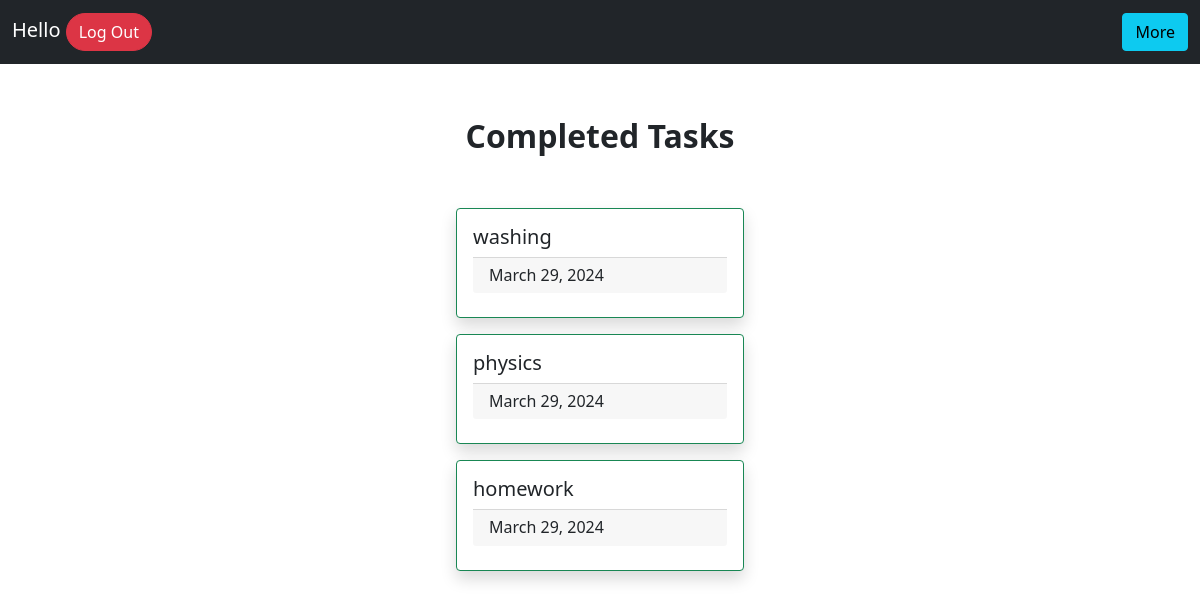
/completed_tasks/2/, run on the app's committed database.
### todo_app/models.py (models this page shows, shortened)
class Tasklist(models.Model):
    username=models.ForeignKey(User, on_delete=models.CASCADE)
    title= models.CharField(max_length=200,null=False)
    status=models.CharField(max_length=10,default="Incomplete")
    created_on=models.DateField(auto_now_add=True)

### todo_app/views.py (the view)
# urls.py: path('completed_tasks/<int:pk>/',views.completed_tasks,name="completed_tasks"),
def completed_tasks(request,pk):
    tasks=Tasklist.objects.filter(username=User.objects.get(pk=pk),status="Completed").order_by('-id')
    context={
        'tasks':tasks,
    }
    return render(request,"completed_tasks.html",context)

### templates/completed_tasks.html (shortened to what this page needs)
<!DOCTYPE html>
<html>
    <head>
        <link href="https://cdn.jsdelivr.net/npm/bootstrap@5.0.2/dist/css/bootstrap.min.css" rel="stylesheet">
    </head>
    <body>
        {% include "navbar.html" %}
        <div class="d-flex justify-content-center align-items-center flex-column">
        <div class="fs-2 fw-bold mb-5">Completed Tasks</div>
        {% for task in tasks %}
                <div class="card mb-3 border border-success shadow" style="width: 18rem;">
                    <div class="card-body">
                        <h5 class="card-title">{{task.title}}</h5>
                        <h6 class="card-footer">{{task.created_on}}</h6>
                    </div>
                </div>
                {% endfor %}
            </div>
    </body>
</html>

### data on the page
Tasklist: title "washing", created_on "March 29, 2024"
Tasklist: title "physics", created_on "March 29, 2024"
Tasklist: title "homework", created_on "March 29, 2024"
